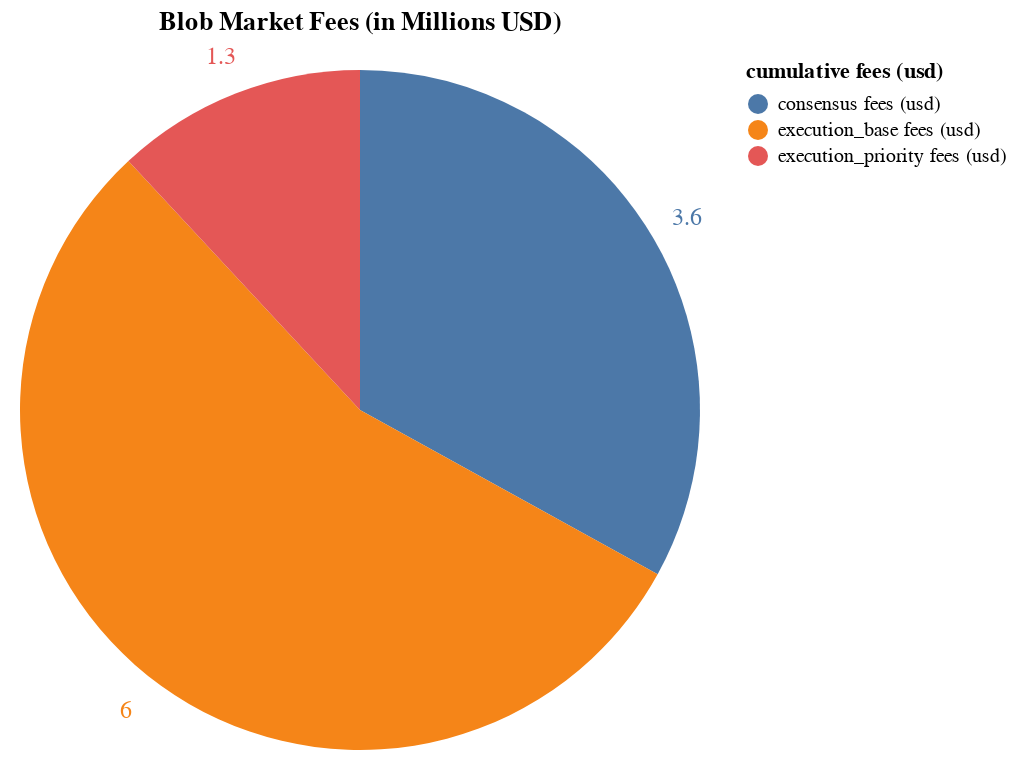

Here is the notebook cell this chart was saved with:
### Code cell
chart

### Figure 1 — Vega-Lite specification as saved in the notebook (floating-point values rounded to 4 significant figures)
{"config": {"view": {"continuousWidth": 300, "continuousHeight": 300}}, "layer": [{"mark": {"type": "arc", "outerRadius": 170}, "encoding": {"color": {"field": "cumulative fees (usd)", "legend": {}, "type": "nominal"}, "theta": {"field": "usd_amount", "stack": true, "type": "quantitative"}}}, {"mark": {"type": "text", "color": "black", "radius": 190, "size": 12}, "encoding": {"color": {"field": "cumulative fees (usd)", "legend": {}, "type": "nominal"}, "text": {"field": "usd_amount", "type": "nominal"}, "theta": {"field": "usd_amount", "stack": true, "type": "quantitative"}}}], "data": {"name": "data-b2d20c997475f59f8d731e97959c0eda"}, "height": 350, "title": "Blob Market Fees (in Millions USD)", "width": 350, "$schema": "https://vega.github.io/schema/vega-lite/v5.20.1.json", "datasets": {"data-b2d20c997475f59f8d731e97959c0eda": [{"time": "2024-10-27T00:00:00", "cumulative fees (usd)": "consensus fees (usd)", "usd_amount": 3.6}, {"time": "2024-10-27T00:00:00", "cumulative fees (usd)": "execution_base fees (usd)", "usd_amount": 6.0}, {"time": "2024-10-27T00:00:00", "cumulative fees (usd)": "execution_priority fees (usd)", "usd_amount": 1.3}]}}
